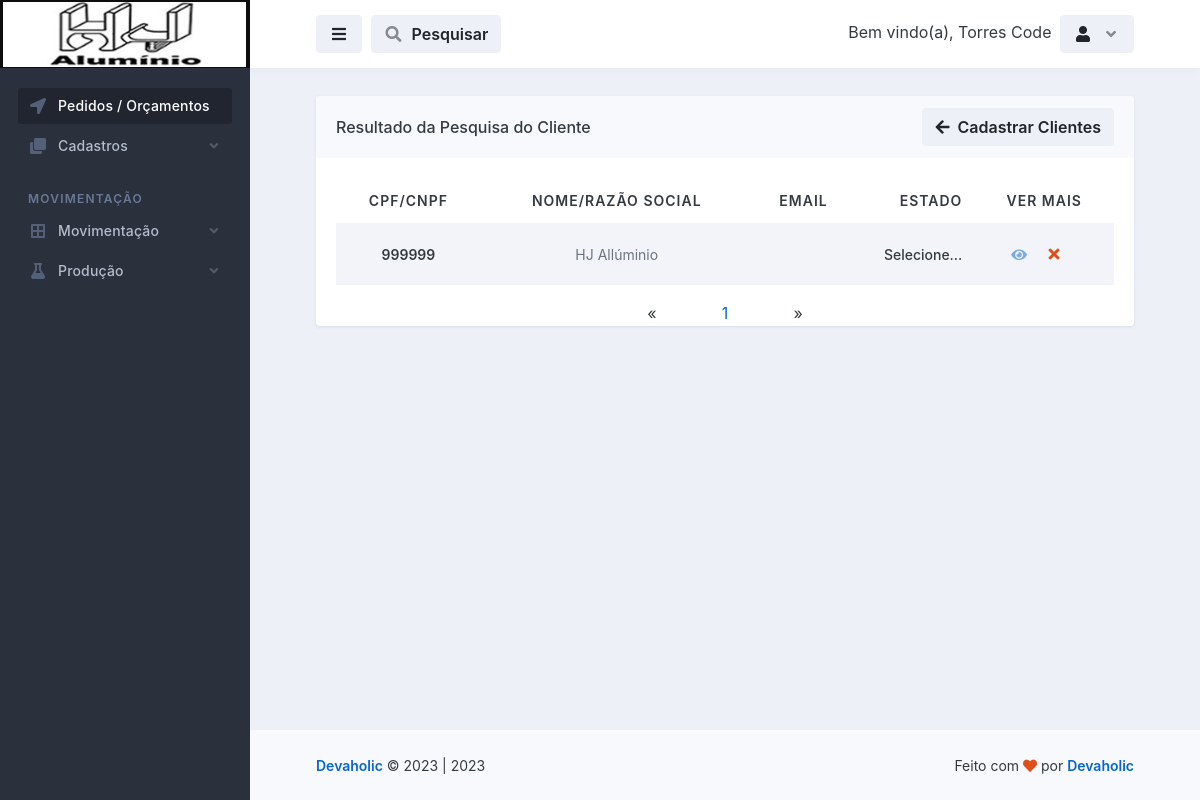
Screenshot of /cadastros/pesquisar_clientes.php?pesquisar=999999 (signed in) with the database file from the repository.
### tables this page shows
CREATE TABLE `logado` (
  `id` int(11) NOT NULL,
  `nome` varchar(50) NOT NULL,
  `email` varchar(100) NOT NULL,
  `senha` varchar(50) NOT NULL,
  `parceiro_colaborador` varchar(100) NOT NULL,
  `cpf` int(100) NOT NULL,
  `rg` int(20) NOT NULL,
  `cep` int(20) NOT NULL,
  `endereco` varchar(100) NOT NULL,
  `telefone` varchar(50) NOT NULL,
  `complemento` varchar(100) NOT NULL,
  `bairro` varchar(100) NOT NULL,
  `cidade` varchar(100) NOT NULL,
  `uf` varchar(20) NOT NULL,
  `nascimento` varchar(100) NOT NULL,
  `nivel` varchar(20) NOT NULL
);

CREATE TABLE `clientes` (
  `id` int(11) NOT NULL,
  `cpf_cnpj` varchar(50) NOT NULL,
  `nome_razao_socil` varchar(50) NOT NULL,
  `contato` varchar(20) NOT NULL,
  `telefone` varchar(20) NOT NULL,
  `celular` varchar(20) NOT NULL,
  `email` varchar(50) NOT NULL,
  `senha` varchar(20) NOT NULL,
  `cep` varchar(20) NOT NULL,
  `rua` varchar(100) NOT NULL,
  `numero` varchar(20) NOT NULL,
  `complemento` varchar(100) NOT NULL,
  `bairro` varchar(100) NOT NULL,
  `cidade` varchar(100) NOT NULL,
  `estado` varchar(100) NOT NULL
);

### database.php (called while the page is built, shortened)
<?php
    class database
    {
        public $server = 'localhost';
        public $user = 'root';
        public $pass = '';
        public $bdn = 'maxportas';
        public function __construct()
        {
            try{
            $this->conn = new PDO('mysql:host='.$this->server.'; dbname='.$this->bdn, $this->user, $this->pass);
            } catch(PDOException $e){
                echo "Error $e";
            }
        }
    }
?>

### controllers/controllers_clientes.php (called while the page is built, shortened)
<?php
    include "../database.php";
class controllers_clientes extends database
{
    public function selecionar_clientes()
    {
        $selecionar_clientes = $this->conn->prepare("SELECT * FROM clientes ORDER BY id DESC");
        $selecionar_clientes->execute();
        $result_clientes = $selecionar_clientes->fetchAll(PDO::FETCH_ASSOC);
        return $result_clientes;
    }
}
?>

### cadastros/pesquisar_clientes.php (the view, shortened to what this page needs)
<?php
    require_once "../config.php";
    $pagina = (isset($_GET['pagina']))? $_GET['pagina'] : 1;
    if(!isset($_GET['pesquisar'])){
        header("Location: visualizar_clientes.php");
    }else{
        $valor_pesquisar = $_GET['pesquisar'];
    }
    $conn = mysqli_connect($DBHOST, $DBUSER, $DBPASS, $DBNAME);
    $result_curso = "SELECT * FROM clientes WHERE cpf_cnpj LIKE '%$valor_pesquisar%'";
    $resultado_curso = mysqli_query($conn, $result_curso);
    $total_clientes = mysqli_num_rows($resultado_curso);
    $quantidade_pg = 1;
    $num_pagina = ceil($total_clientes/$quantidade_pg);
    $incio = ($quantidade_pg*$pagina)-$quantidade_pg;
    $result_clientes = "SELECT * FROM clientes WHERE cpf_cnpj LIKE '%$valor_pesquisar%' limit $incio, $quantidade_pg";
    $resultado_clientes = mysqli_query($conn, $result_clientes);
?>
<!doctype html>
<html lang="en">
  <head>
    <link rel="stylesheet" id="css-main" href="../assets/css/dashmix.min.css">
  </head>
  <body>
    <div id="page-container" class="sidebar-o sidebar-dark enable-page-overlay side-scroll page-header-fixed main-content-narrow">
    <?php require_once "../template/sidebar.php" ?>
<header id="page-header">
    <div class="content-header">
    <div class="space-x-1">
        <button type="button" class="btn btn-alt-secondary" data-toggle="layout" data-action="sidebar_toggle">
        <i class="fa fa-fw fa-bars"></i>
        </button>
            <button type="button" class="btn btn-alt-secondary" data-toggle="layout" data-action="header_search_on">
              <i class="fa fa-fw opacity-50 fa-search"></i> <span class="ms-1 d-none d-sm-inline-block">Pesquisar</span>
            </button>
    </div>
    <?php require_once "../template/btn_logout.php"; ?>
    </div>
</header>
      <main id="main-container">
        <div class="content content-full content-boxed">
          <div class="row">
            <div class="col-md-12">
              <div class="block block-rounded block-mode-loading-refresh">
                <div class="block-header block-header-default">
                  <h3 class="block-title">
                    Resultado da Pesquisa do Cliente
                  </h3>
                  <a class="btn btn-alt-secondary" href="clientes.php">
                    <i class="fa fa-arrow-left me-1"></i> Cadastrar Clientes
                  </a>
                </div>
                <div class="block-content">
                  <table class="table table-striped table-hover table-borderless table-vcenter fs-sm">
                  <?php
                    require_once "../controllers/controllers_clientes.php";
                    $selecionar_clientes = new controllers_clientes();
                    $resul_clientes = $selecionar_clientes->selecionar_clientes();
                    if(count($resul_clientes) > 0)
                    { ?>
                    <thead style="text-align: center;">
                      <tr class="text-uppercase">
                        <th>CPF/CNPF</th>
                        <th class="d-none d-xl-table-cell">Nome/Razão Social</th>
                        <th>Email</th>
                        <th class="d-none d-sm-table-cell text-end" style="width: 120px;">Estado</th>
                        <th>Ver Mais</th>
                      </tr>
                    </thead>
                    <?php } ?>
                    <tbody style="text-align: center;">
                        <?php
                            require_once "../controllers/controllers_clientes.php";
                            $selecionar_clientes = new controllers_clientes();
                            $resul_clientes = $selecionar_clientes->selecionar_clientes();
                            if(count($resul_clientes) > 0)
                            {
                              while($row_clientes = mysqli_fetch_assoc($resultado_clientes)){ ?>
                              <tr>
                                  <td>
                                      <span class="fw-semibold"><?php echo $row_clientes['cpf_cnpj']; ?></span>
                                  </td>
                                  <td class="d-none d-xl-table-cell">
                                      <span class="fs-sm text-muted"><?php echo $row_clientes['nome_razao_socil']; ?></span>
                                  </td>
                                  <td>
                                  </td>
                                  <td class="d-none d-sm-table-cell text-end fw-medium">
                                  <?php echo $row_clientes['estado']; ?>
                                  </td>
                                  <td class="text-center text-nowrap fw-medium" style="display: flex; justify-content: center; align-items: center;">
                                      <a href="vermais_clientes.php?view_clientes=<?php $idCriptografado = base64_encode($row_clientes['id']); echo $idCriptografado; ?>">
                                          <i class="fa fa-eye me-1 opacity-50"></i>
                                      </a>
                                      <?php
                                       echo "<button class='btn' onclick='abrirModal(".$row_clientes['id'].")'><i class='fa fa-fw fa-times text-danger'></i></button>";
                                      ?>
                                  </td>
                              </tr>
                        <?php } } else{ echo "<h1>Nenhum registo encontrado!</h1>"; } ?>
                    </tbody>
                  </table>
                  <?php
                  $pagina_anterior = $pagina - 1;
                  $pagina_posterior = $pagina + 1;
                ?>
                <nav class="text-center">
                  <ul class="pagination" style="display: flex; align-items: center; justify-content: space-between; width: 20%; margin: auto;">
                    <li>
                      <?php
                      if($pagina_anterior != 0){ ?>
                        <a href="visualizar_clientes.php?pagina=<?php echo $pagina_anterior; ?>" aria-label="Previous">
                          <span aria-hidden="true">&laquo;</span>
                        </a>
                      <?php }else{ ?>
                        <span aria-hidden="true">&laquo;</span>
                      <?php }  ?>
                    </li>
                    <?php
                    for($i = 1; $i < $num_pagina + 1; $i++){ ?>
                      <li><a href="visualizar_clientes.php?pagina=<?php echo $i; ?>"><?php echo $i; ?></a>
                      </li>
                    <?php } ?>
                    <li>
                      <?php
                      if($pagina_posterior <= $num_pagina){ ?>
                        <a href="visualizar_clientes.php?pagina=<?php echo $pagina_posterior; ?>" aria-label="Previous">
                          <span aria-hidden="true">&raquo;</span>
                        </a>
                      <?php }else{ ?>
                        <span aria-hidden="true">&raquo;</span>
                      <?php }  ?>
                    </li>
                  </ul>
                </nav>
                </div>
                </div>
              </div>
        </div>
      </main>
      <?php require_once "../template/footer.php" ?>
    </div>
  </body>
</html>

### template/btn_logout.php (shortened to what this page needs)
<?php
    include "../conexao-bd.php";
    $email = $_SESSION['email'];
    $selecinarUserLogado = $conn->prepare("SELECT * FROM logado WHERE email = :email");
    $selecinarUserLogado->bindValue(':email', $email);
    $selecinarUserLogado->execute();
    $row = $selecinarUserLogado->fetch(PDO::FETCH_ASSOC);
?>
<div class="space-x-1">
    <div class="dropdown d-inline-block">
        <span class="d-sm-inline-block">Bem vindo(a), <?php echo $row['nome']; ?></span>
    </div>
    <div class="dropdown d-inline-block">
    <button type="button" class="btn btn-alt-secondary" id="page-header-user-dropdown" data-bs-toggle="dropdown" aria-haspopup="true" aria-expanded="false">
        <i class="fa fa-fw fa-user"></i>
        <i class="fa fa-fw fa-angle-down opacity-50 ms-1 d-none d-sm-inline-block"></i>
    </button>
    </div>
</div>

### rows the page displays
logado: nome "Torres Code"
clientes: cpf_cnpj "999999", nome_razao_socil "HJ Allúminio", estado "Selecione..."

### other values shown
Date('Y') "2023"
